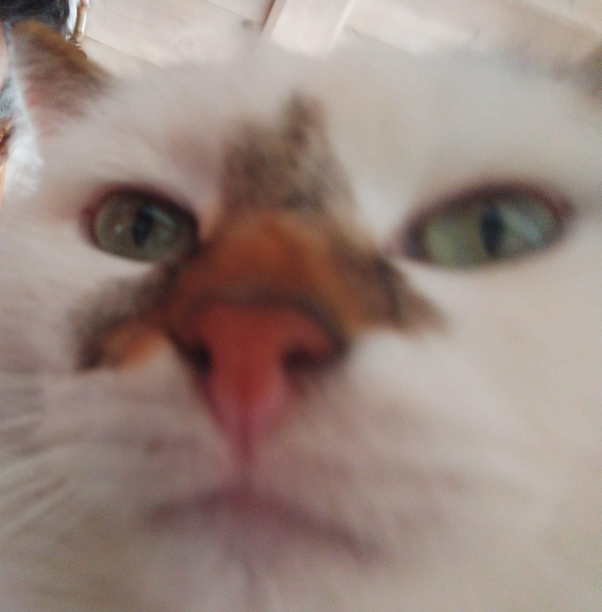
#> input picture persik.jpg, 1203 x 1224 px (shown at 1/2 size)
$ python main.py
#> lines starting #> are read from the running program, lines starting #| are printed output that depends on the picture
import math
from PIL import Image

image = input()
#> the answer given: persik.jpg

image = Image.open(image)
#> image is the input picture: PIL image 1203x1224 RGB; mean R, G, B 152.8, 133.8, 126
size = image.size
#> size = (1203, 1224)

width, height = size
#> width = 1203; height = 1224
ratio = width / height
#> ratio = 0.983
new_height = 330

new_width = int(ratio * new_height)
#> new_width = 324

image = image.resize((new_width, new_height))
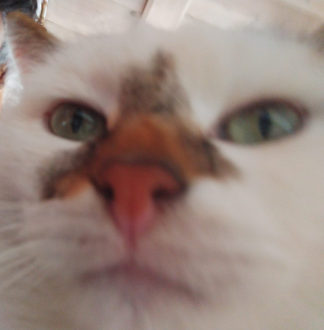
#> image: PIL image 324x330 RGB; mean R, G, B 152.8, 133.8, 126
size = image.size
#> size = (324, 330)

gray_scale = list(" .:-=+*#%@")

for y in range(size[1]):
    for x in range(size[0]):

        color = image.getpixel((x, y))
        r = color[0]
        g = color[1]
        b = color[2]

        Y=0.3*r+0.59*g+0.11*b+0.01

        print(gray_scale[math.ceil(Y/25.6)-1], end="  ")
    print("")
